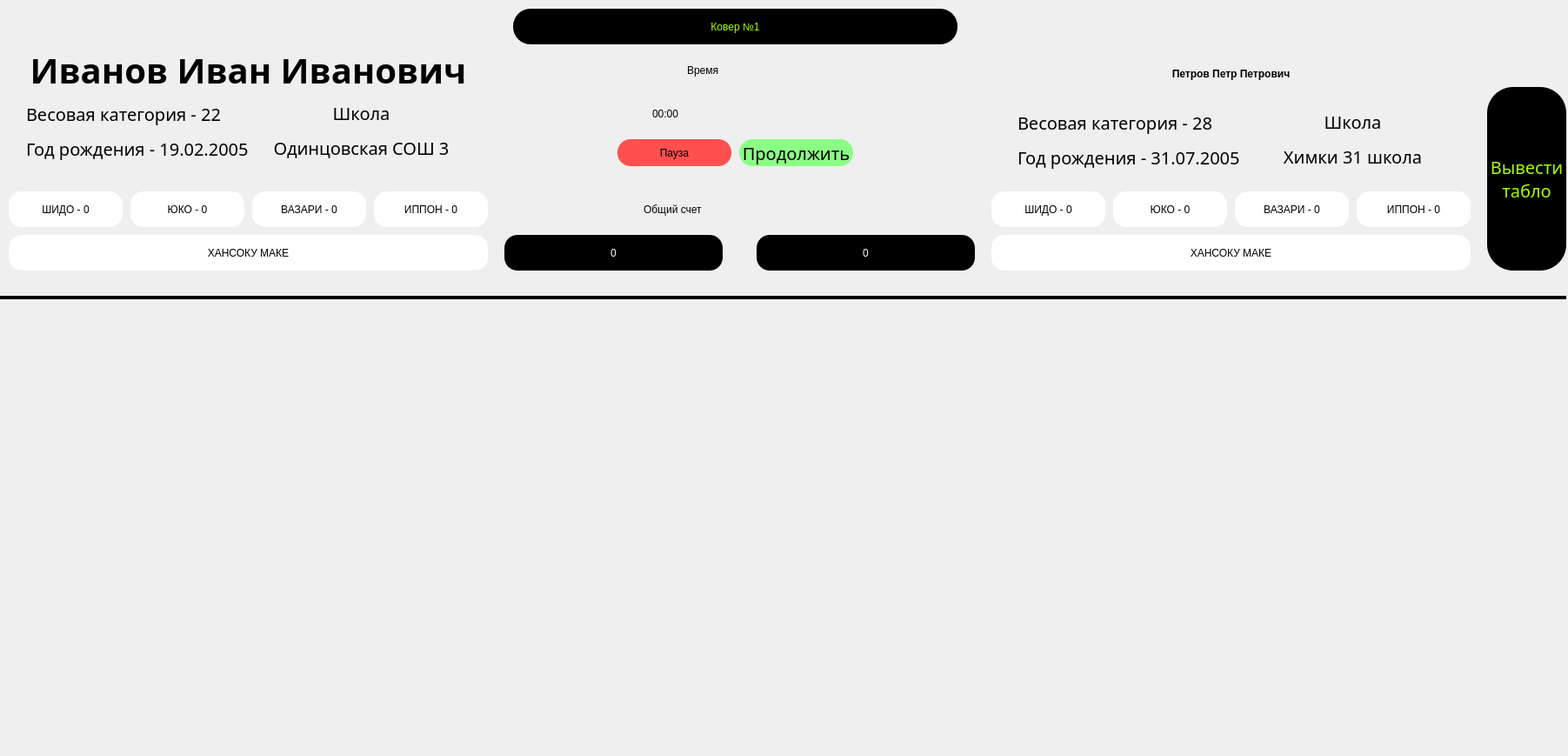
<?xml version="1.0" encoding="UTF-8"?>
<ui version="4.0">
 <class>MainWindow</class>
 <widget class="QMainWindow" name="MainWindow">
  <property name="geometry">
   <rect>
    <x>0</x>
    <y>0</y>
    <width>1803</width>
    <height>869</height>
   </rect>
  </property>
  <property name="windowTitle">
   <string>MainWindow</string>
  </property>
  <property name="styleSheet">
   <string notr="true"/>
  </property>
  <widget class="QWidget" name="centralwidget">
   <widget class="QLabel" name="label_20">
    <property name="geometry">
     <rect>
      <x>790</x>
      <y>60</y>
      <width>121</width>
      <height>41</height>
     </rect>
    </property>
    <property name="styleSheet">
     <string notr="true">
	font: 57 30pt &quot;Dubai Medium&quot;;
</string>
    </property>
    <property name="text">
     <string>Время</string>
    </property>
   </widget>
   <widget class="QLabel" name="label_21">
    <property name="geometry">
     <rect>
      <x>870</x>
      <y>270</y>
      <width>251</width>
      <height>41</height>
     </rect>
    </property>
    <property name="styleSheet">
     <string notr="true">color: #fff;
background: #000000;
font: 57 30pt &quot;Dubai Medium&quot;;

border-radius: 15px;
</string>
    </property>
    <property name="text">
     <string>0</string>
    </property>
    <property name="alignment">
     <set>Qt::AlignCenter</set>
    </property>
   </widget>
   <widget class="QLabel" name="label_22">
    <property name="geometry">
     <rect>
      <x>580</x>
      <y>270</y>
      <width>251</width>
      <height>41</height>
     </rect>
    </property>
    <property name="styleSheet">
     <string notr="true">color: #fff;
background: #000000;
font: 57 30pt &quot;Dubai Medium&quot;;

border-radius: 15px;
</string>
    </property>
    <property name="text">
     <string>0</string>
    </property>
    <property name="alignment">
     <set>Qt::AlignCenter</set>
    </property>
   </widget>
   <widget class="QPushButton" name="pushButton_27">
    <property name="geometry">
     <rect>
      <x>1280</x>
      <y>220</y>
      <width>131</width>
      <height>41</height>
     </rect>
    </property>
    <property name="styleSheet">
     <string notr="true">QPushButton {
	
	
	background-color: rgb(255, 255, 255);
	font: 57 15pt &quot;Dubai Medium&quot;;

	border-radius: 15px;
}

QPushButton:hover {
	background-color: rgb(217, 217, 217);
}

</string>
    </property>
    <property name="text">
     <string>ЮКО - 0</string>
    </property>
   </widget>
   <widget class="QPushButton" name="pushButton_28">
    <property name="geometry">
     <rect>
      <x>1140</x>
      <y>220</y>
      <width>131</width>
      <height>41</height>
     </rect>
    </property>
    <property name="styleSheet">
     <string notr="true">QPushButton {
	
	
	background-color: rgb(255, 255, 255);
	font: 57 15pt &quot;Dubai Medium&quot;;

	border-radius: 15px;
}

QPushButton:hover {
	
	background-color: rgb(255, 169, 169);
}

</string>
    </property>
    <property name="text">
     <string>ШИДО - 0</string>
    </property>
   </widget>
   <widget class="QPushButton" name="pushButton_29">
    <property name="geometry">
     <rect>
      <x>1140</x>
      <y>270</y>
      <width>551</width>
      <height>41</height>
     </rect>
    </property>
    <property name="styleSheet">
     <string notr="true">QPushButton {
	
	
	background-color: rgb(255, 255, 255);
	font: 57 15pt &quot;Dubai Medium&quot;;

	border-radius: 15px;
}

QPushButton:hover {
	
	background-color: rgb(255, 87, 87);
}

</string>
    </property>
    <property name="text">
     <string>ХАНСОКУ МАКЕ</string>
    </property>
   </widget>
   <widget class="QLabel" name="label_23">
    <property name="geometry">
     <rect>
      <x>1440</x>
      <y>120</y>
      <width>231</width>
      <height>81</height>
     </rect>
    </property>
    <property name="font">
     <font>
      <family>Dubai Medium</family>
      <pointsize>15</pointsize>
      <weight>7</weight>
      <italic>false</italic>
      <bold>false</bold>
     </font>
    </property>
    <property name="styleSheet">
     <string notr="true">
	font: 57 15pt &quot;Dubai Medium&quot;;
</string>
    </property>
    <property name="text">
     <string>&lt;html&gt;&lt;head/&gt;&lt;body&gt;&lt;p align=&quot;center&quot;&gt;Школа&lt;/p&gt;&lt;p align=&quot;center&quot;&gt;Химки 31 школа&lt;/p&gt;&lt;/body&gt;&lt;/html&gt;</string>
    </property>
   </widget>
   <widget class="QPushButton" name="pushButton_30">
    <property name="geometry">
     <rect>
      <x>710</x>
      <y>160</y>
      <width>131</width>
      <height>31</height>
     </rect>
    </property>
    <property name="styleSheet">
     <string notr="true">QPushButton {
	background-color: rgb(255, 80, 80);
	font: 57 15pt &quot;Dubai Medium&quot;;
	border-radius: 15px;
}

QPushButton:hover {
	
	background-color: rgb(198, 0, 0);
}

</string>
    </property>
    <property name="text">
     <string>Пауза</string>
    </property>
   </widget>
   <widget class="QLabel" name="label_24">
    <property name="geometry">
     <rect>
      <x>1140</x>
      <y>60</y>
      <width>551</width>
      <height>51</height>
     </rect>
    </property>
    <property name="styleSheet">
     <string notr="true">
	font: 57 30pt &quot;Dubai Medium&quot;;
</string>
    </property>
    <property name="text">
     <string>&lt;html&gt;&lt;head/&gt;&lt;body&gt;&lt;p&gt;&lt;span style=&quot; font-weight:600;&quot;&gt;Петров Петр Петрович&lt;/span&gt;&lt;/p&gt;&lt;/body&gt;&lt;/html&gt;</string>
    </property>
    <property name="alignment">
     <set>Qt::AlignCenter</set>
    </property>
   </widget>
   <widget class="QPushButton" name="pushButton_31">
    <property name="geometry">
     <rect>
      <x>850</x>
      <y>160</y>
      <width>131</width>
      <height>31</height>
     </rect>
    </property>
    <property name="font">
     <font>
      <family>Dubai Medium</family>
      <pointsize>15</pointsize>
      <weight>7</weight>
      <italic>false</italic>
      <bold>false</bold>
     </font>
    </property>
    <property name="styleSheet">
     <string notr="true">QPushButton {
	
	background-color: rgb(139, 255, 133);
	font: 57 15pt &quot;Dubai Medium&quot;;
	border-radius: 15px;
}

QPushButton:hover {
	
	background-color: rgb(0, 193, 12);
}

</string>
    </property>
    <property name="text">
     <string>Продолжить</string>
    </property>
   </widget>
   <widget class="QPushButton" name="pushButton_32">
    <property name="geometry">
     <rect>
      <x>10</x>
      <y>220</y>
      <width>131</width>
      <height>41</height>
     </rect>
    </property>
    <property name="styleSheet">
     <string notr="true">QPushButton {
	
	
	background-color: rgb(255, 255, 255);
	font: 57 15pt &quot;Dubai Medium&quot;;

	border-radius: 15px;
}

QPushButton:hover {
	
	background-color: rgb(255, 169, 169);
}

</string>
    </property>
    <property name="text">
     <string>ШИДО - 0</string>
    </property>
   </widget>
   <widget class="QPushButton" name="pushButton_33">
    <property name="geometry">
     <rect>
      <x>1560</x>
      <y>220</y>
      <width>131</width>
      <height>41</height>
     </rect>
    </property>
    <property name="styleSheet">
     <string notr="true">QPushButton {
	
	
	background-color: rgb(255, 255, 255);
	font: 57 15pt &quot;Dubai Medium&quot;;

	border-radius: 15px;
}

QPushButton:hover {
	background-color: rgb(217, 217, 217);
}

</string>
    </property>
    <property name="text">
     <string>ИППОН - 0</string>
    </property>
   </widget>
   <widget class="QPushButton" name="pushButton_34">
    <property name="geometry">
     <rect>
      <x>1710</x>
      <y>100</y>
      <width>91</width>
      <height>211</height>
     </rect>
    </property>
    <property name="font">
     <font>
      <family>Dubai Medium</family>
      <pointsize>15</pointsize>
      <weight>7</weight>
      <italic>false</italic>
      <bold>false</bold>
     </font>
    </property>
    <property name="styleSheet">
     <string notr="true">QPushButton {
	background-color: rgb(0, 0, 0);
	color: rgb(166, 255, 0);
	font: 57 15pt &quot;Dubai Medium&quot;;

	border-radius: 30px;
}

QPushButton:hover {
	background-color: rgb(76, 76, 76);
}

</string>
    </property>
    <property name="text">
     <string>Вывести
табло</string>
    </property>
   </widget>
   <widget class="QLabel" name="label_25">
    <property name="geometry">
     <rect>
      <x>590</x>
      <y>10</y>
      <width>511</width>
      <height>41</height>
     </rect>
    </property>
    <property name="styleSheet">
     <string notr="true">background-color: rgb(0, 0, 0);
color: rgb(166, 255, 0);
font: 57 20pt &quot;Dubai Medium&quot;;

border-radius: 20px;
</string>
    </property>
    <property name="text">
     <string>Ковер №1</string>
    </property>
    <property name="alignment">
     <set>Qt::AlignCenter</set>
    </property>
   </widget>
   <widget class="QPushButton" name="pushButton_35">
    <property name="geometry">
     <rect>
      <x>430</x>
      <y>220</y>
      <width>131</width>
      <height>41</height>
     </rect>
    </property>
    <property name="styleSheet">
     <string notr="true">QPushButton {
	
	
	background-color: rgb(255, 255, 255);
	font: 57 15pt &quot;Dubai Medium&quot;;

	border-radius: 15px;
}

QPushButton:hover {
	background-color: rgb(217, 217, 217);
}

</string>
    </property>
    <property name="text">
     <string>ИППОН - 0</string>
    </property>
   </widget>
   <widget class="QPushButton" name="pushButton_36">
    <property name="geometry">
     <rect>
      <x>10</x>
      <y>270</y>
      <width>551</width>
      <height>41</height>
     </rect>
    </property>
    <property name="styleSheet">
     <string notr="true">QPushButton {
	
	
	background-color: rgb(255, 255, 255);
	font: 57 15pt &quot;Dubai Medium&quot;;

	border-radius: 15px;
}

QPushButton:hover {
	
	background-color: rgb(255, 87, 87);
}

</string>
    </property>
    <property name="text">
     <string>ХАНСОКУ МАКЕ</string>
    </property>
   </widget>
   <widget class="QLabel" name="label_26">
    <property name="geometry">
     <rect>
      <x>1170</x>
      <y>120</y>
      <width>261</width>
      <height>41</height>
     </rect>
    </property>
    <property name="font">
     <font>
      <family>Dubai Medium</family>
      <pointsize>15</pointsize>
      <weight>7</weight>
      <italic>false</italic>
      <bold>false</bold>
     </font>
    </property>
    <property name="styleSheet">
     <string notr="true">
	font: 57 15pt &quot;Dubai Medium&quot;;
</string>
    </property>
    <property name="text">
     <string>Весовая категория - 28</string>
    </property>
   </widget>
   <widget class="QLabel" name="label_27">
    <property name="geometry">
     <rect>
      <x>1170</x>
      <y>160</y>
      <width>261</width>
      <height>41</height>
     </rect>
    </property>
    <property name="font">
     <font>
      <family>Dubai Medium</family>
      <pointsize>15</pointsize>
      <weight>7</weight>
      <italic>false</italic>
      <bold>false</bold>
     </font>
    </property>
    <property name="styleSheet">
     <string notr="true">
	font: 57 15pt &quot;Dubai Medium&quot;;
</string>
    </property>
    <property name="text">
     <string>Год рождения - 31.07.2005</string>
    </property>
   </widget>
   <widget class="QLabel" name="label_28">
    <property name="geometry">
     <rect>
      <x>300</x>
      <y>110</y>
      <width>231</width>
      <height>81</height>
     </rect>
    </property>
    <property name="font">
     <font>
      <family>Dubai Medium</family>
      <pointsize>15</pointsize>
      <weight>7</weight>
      <italic>false</italic>
      <bold>false</bold>
     </font>
    </property>
    <property name="styleSheet">
     <string notr="true">
	font: 57 15pt &quot;Dubai Medium&quot;;
</string>
    </property>
    <property name="text">
     <string>&lt;html&gt;&lt;head/&gt;&lt;body&gt;&lt;p align=&quot;center&quot;&gt;Школа&lt;/p&gt;&lt;p align=&quot;center&quot;&gt;Одинцовская СОШ 3&lt;/p&gt;&lt;/body&gt;&lt;/html&gt;</string>
    </property>
   </widget>
   <widget class="QLabel" name="label_29">
    <property name="geometry">
     <rect>
      <x>740</x>
      <y>220</y>
      <width>221</width>
      <height>41</height>
     </rect>
    </property>
    <property name="styleSheet">
     <string notr="true">
	font: 57 30pt &quot;Dubai Medium&quot;;
</string>
    </property>
    <property name="text">
     <string>Общий счет</string>
    </property>
   </widget>
   <widget class="QLabel" name="label_30">
    <property name="geometry">
     <rect>
      <x>30</x>
      <y>110</y>
      <width>261</width>
      <height>41</height>
     </rect>
    </property>
    <property name="font">
     <font>
      <family>Dubai Medium</family>
      <pointsize>15</pointsize>
      <weight>7</weight>
      <italic>false</italic>
      <bold>false</bold>
     </font>
    </property>
    <property name="styleSheet">
     <string notr="true">
	font: 57 15pt &quot;Dubai Medium&quot;;
</string>
    </property>
    <property name="text">
     <string>Весовая категория - 22</string>
    </property>
   </widget>
   <widget class="QLabel" name="label_31">
    <property name="geometry">
     <rect>
      <x>750</x>
      <y>100</y>
      <width>191</width>
      <height>61</height>
     </rect>
    </property>
    <property name="styleSheet">
     <string notr="true">
	font: 57 60pt &quot;Dubai Medium&quot;;
</string>
    </property>
    <property name="text">
     <string>00:00</string>
    </property>
   </widget>
   <widget class="QLabel" name="label_32">
    <property name="geometry">
     <rect>
      <x>30</x>
      <y>150</y>
      <width>261</width>
      <height>41</height>
     </rect>
    </property>
    <property name="font">
     <font>
      <family>Dubai Medium</family>
      <pointsize>15</pointsize>
      <weight>7</weight>
      <italic>false</italic>
      <bold>false</bold>
     </font>
    </property>
    <property name="styleSheet">
     <string notr="true">
	font: 57 15pt &quot;Dubai Medium&quot;;
</string>
    </property>
    <property name="text">
     <string>Год рождения - 19.02.2005</string>
    </property>
   </widget>
   <widget class="QLabel" name="label_33">
    <property name="geometry">
     <rect>
      <x>10</x>
      <y>50</y>
      <width>551</width>
      <height>61</height>
     </rect>
    </property>
    <property name="font">
     <font>
      <family>Dubai Medium</family>
      <pointsize>30</pointsize>
      <weight>7</weight>
      <italic>false</italic>
      <bold>false</bold>
     </font>
    </property>
    <property name="styleSheet">
     <string notr="true">
	font: 57 30pt &quot;Dubai Medium&quot;;
</string>
    </property>
    <property name="text">
     <string>&lt;html&gt;&lt;head/&gt;&lt;body&gt;&lt;p&gt;&lt;span style=&quot; font-weight:600;&quot;&gt;Иванов Иван Иванович&lt;/span&gt;&lt;/p&gt;&lt;/body&gt;&lt;/html&gt;</string>
    </property>
    <property name="alignment">
     <set>Qt::AlignCenter</set>
    </property>
   </widget>
   <widget class="QPushButton" name="pushButton_37">
    <property name="geometry">
     <rect>
      <x>290</x>
      <y>220</y>
      <width>131</width>
      <height>41</height>
     </rect>
    </property>
    <property name="styleSheet">
     <string notr="true">QPushButton {
	
	
	background-color: rgb(255, 255, 255);
	font: 57 15pt &quot;Dubai Medium&quot;;

	border-radius: 15px;
}

QPushButton:hover {
	background-color: rgb(217, 217, 217);
}

</string>
    </property>
    <property name="text">
     <string>ВАЗАРИ - 0</string>
    </property>
   </widget>
   <widget class="QPushButton" name="pushButton_38">
    <property name="geometry">
     <rect>
      <x>150</x>
      <y>220</y>
      <width>131</width>
      <height>41</height>
     </rect>
    </property>
    <property name="styleSheet">
     <string notr="true">QPushButton {
	
	
	background-color: rgb(255, 255, 255);
	font: 57 15pt &quot;Dubai Medium&quot;;

	border-radius: 15px;
}

QPushButton:hover {
	background-color: rgb(217, 217, 217);
}

</string>
    </property>
    <property name="text">
     <string>ЮКО - 0</string>
    </property>
   </widget>
   <widget class="QPushButton" name="pushButton_39">
    <property name="geometry">
     <rect>
      <x>1420</x>
      <y>220</y>
      <width>131</width>
      <height>41</height>
     </rect>
    </property>
    <property name="styleSheet">
     <string notr="true">QPushButton {
	
	
	background-color: rgb(255, 255, 255);
	font: 57 15pt &quot;Dubai Medium&quot;;

	border-radius: 15px;
}

QPushButton:hover {
	background-color: rgb(217, 217, 217);
}

</string>
    </property>
    <property name="text">
     <string>ВАЗАРИ - 0</string>
    </property>
   </widget>
   <widget class="Line" name="line_2">
    <property name="geometry">
     <rect>
      <x>0</x>
      <y>340</y>
      <width>1801</width>
      <height>4</height>
     </rect>
    </property>
    <property name="font">
     <font>
      <pointsize>23</pointsize>
     </font>
    </property>
    <property name="styleSheet">
     <string notr="true">background-color: rgb(0, 0, 0);</string>
    </property>
    <property name="lineWidth">
     <number>-2</number>
    </property>
    <property name="orientation">
     <enum>Qt::Horizontal</enum>
    </property>
   </widget>
  </widget>
 </widget>
 <resources/>
 <connections/>
</ui>
